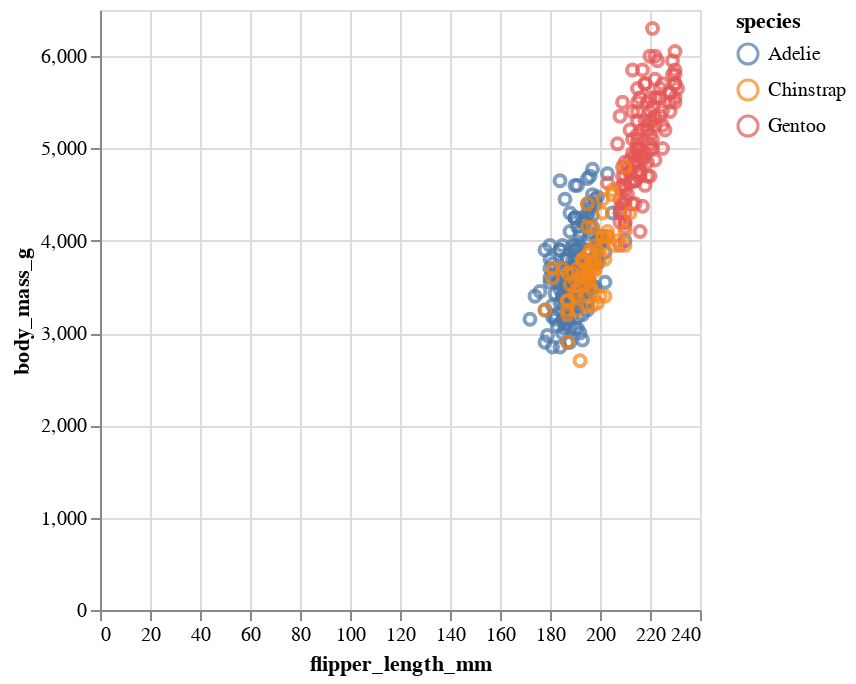

Write notebook code for a chart like this one.
### Markdown cell above
## Plot

### Code cell
import altair as alt
chart = (
    alt.Chart(peng)
    .mark_point(opacity=0.7)
    .encode(x="flipper_length_mm:Q", y="body_mass_g:Q", color="species:N")
)
chart

### Figure 1 — Vega-Lite specification as saved in the notebook (floating-point values rounded to 4 significant figures; data arrays with more than 128 entries replaced by an {"elided": "..."} marker saying what was removed)
{"config": {"view": {"continuousWidth": 300, "continuousHeight": 300}}, "data": {"name": "data-2768b7992755fd9b140d7daa8ea0ac61"}, "mark": {"type": "point", "opacity": 0.7}, "encoding": {"color": {"field": "species", "type": "nominal"}, "x": {"field": "flipper_length_mm", "type": "quantitative"}, "y": {"field": "body_mass_g", "type": "quantitative"}}, "$schema": "https://vega.github.io/schema/vega-lite/v5.20.1.json", "datasets": {"data-2768b7992755fd9b140d7daa8ea0ac61": {"elided": "342 records"}}}
